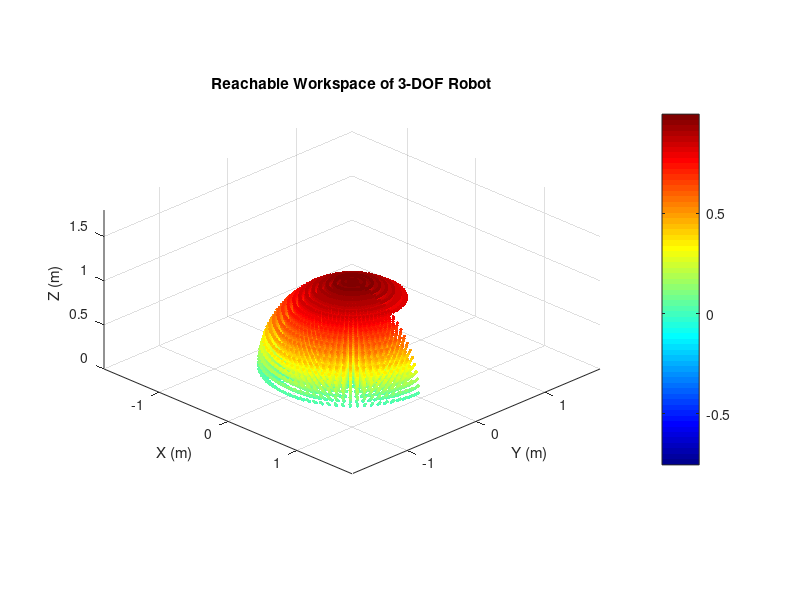

Recreate this plot in MATLAB.
clc; clear; close all;

%% Robot Physical Parameters
d1 = 0.03;     
l2 = 0.8;      
l3 = 0.82;     

%% Joint Limits
points_per_joint = 40;
q1_range = deg2rad(linspace(0, 180, points_per_joint)); 
q2_range = deg2rad(linspace(0, 180, points_per_joint)); 
q3_range = deg2rad(linspace(107, 180, points_per_joint)); 

%% Workspace Calculation (Brute-Force Sampling)
[X, Y, Z] = deal([]);
total_points = length(q1_range) * length(q2_range) * length(q3_range);
disp(['Computing workspace with ', num2str(total_points), ' points...']);

for q1 = q1_range
    for q2 = q2_range
        for q3 = q3_range
            
            r_xy = l2*cos(q2) + l3*cos(q2+q3);
            x = cos(q1) * r_xy;
            y = sin(q1) * r_xy;
            z = d1 + l2*sin(q2) + l3*sin(q2+q3);

            X(end+1) = x;
            Y(end+1) = y;
            Z(end+1) = z;
        end
    end
end

%% Plot Workspace
figure('Name','3-DOF Robot Workspace','Position',[200 100 800 600]);
scatter3(X, Y, Z, 6, Z, 'filled'); 
xlabel('X (m)'); ylabel('Y (m)'); zlabel('Z (m)');
title('Reachable Workspace of 3-DOF Robot');
axis equal; grid on; view(45, 25);
colorbar; colormap(jet);
xlim([-1.8 1.8]); ylim([-1.8 1.8]); zlim([0 1.8]);

%% Compute Reach Limits
fprintf('\n--- Workspace Limits ---\n');
fprintf('X: min = %.3f m, max = %.3f m\n', min(X), max(X));
fprintf('Y: min = %.3f m, max = %.3f m\n', min(Y), max(Y));
fprintf('Z: min = %.3f m, max = %.3f m\n', min(Z), max(Z));

radius_from_base = sqrt(X.^2 + Y.^2 + (Z - d1).^2); 
fprintf('\nMax Reach (Radius): %.3f m\n', max(radius_from_base));
fprintf('Min Reach (Radius): %.3f m\n', min(radius_from_base)); 

%% End-Effector FK Equations
fprintf('\n--- End-Effector Position (FK) Equations ---\n');
fprintf('r_{xy} = l2*cos(q2) + l3*cos(q2 + q3)\n');
fprintf('x = cos(q1) * r_{xy}\n');
fprintf('y = sin(q1) * r_{xy}\n');
fprintf('z = d1 + l2*sin(q2) + l3*sin(q2 + q3)\n');
